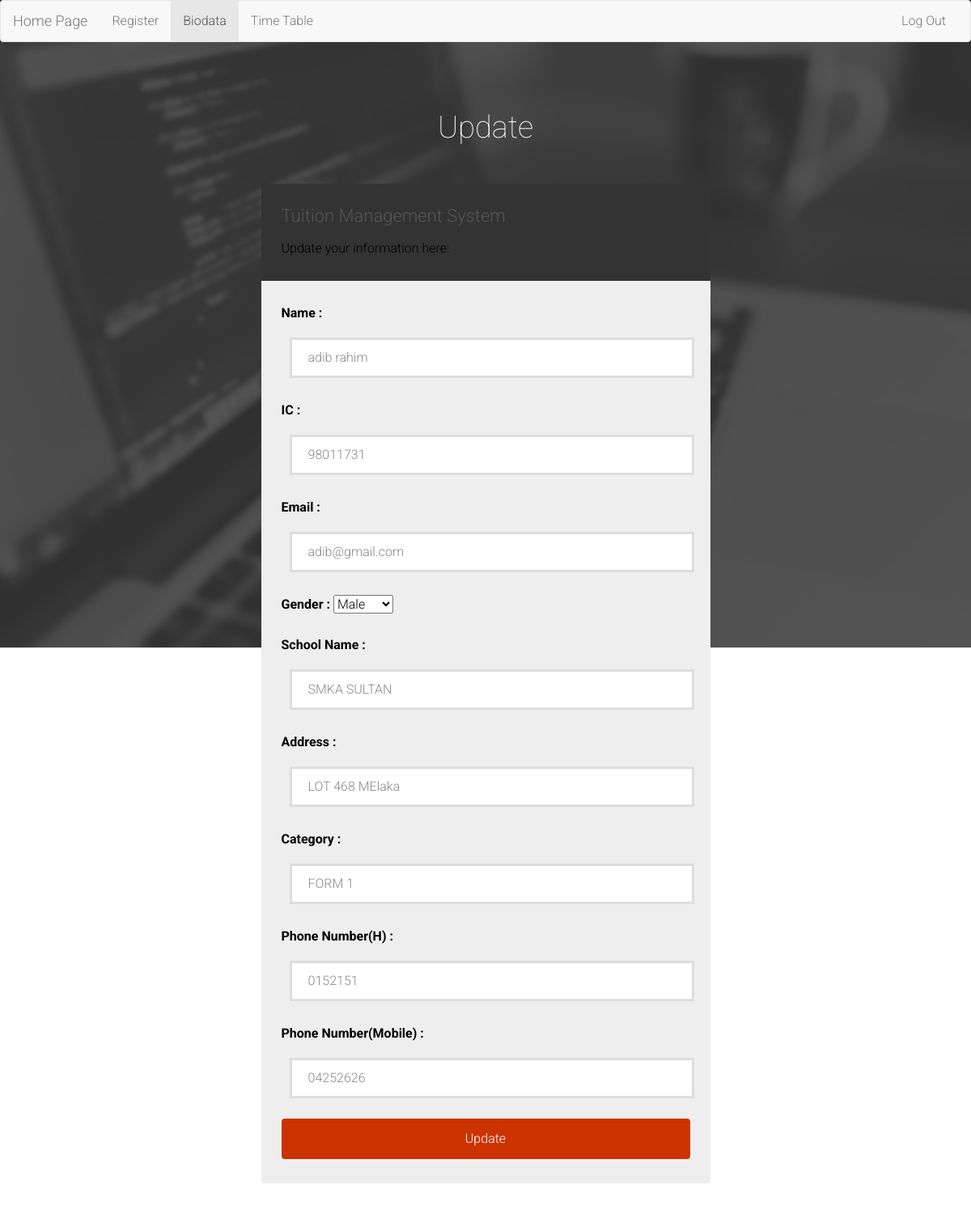
The page /Tuition/student/update-stu.php?form-email=adib@gmail.com on the database its author committed.
### tables this page shows
CREATE TABLE `student` (
  `Stu_Email` varchar(50) NOT NULL,
  `Stu_Password` varchar(50) NOT NULL,
  `Stu_IC` varchar(14) NOT NULL,
  `Stu_Name` varchar(40) NOT NULL,
  `Stu_Sex` char(1) NOT NULL,
  `Stu_SchoolName` varchar(30) NOT NULL,
  `Stu_Address` varchar(70) NOT NULL,
  `Stu_Category` varchar(10) NOT NULL,
  `Stu_Num_H` varchar(10) NOT NULL,
  `Stu_Num_Hp` varchar(13) NOT NULL
);

### Tuition/student/update-stu.php (the view, shortened to what this page needs)
<!DOCTYPE html>
<html lang="en">
    <?php
    $email = $_GET['form-email'];
    ?>
<head>
    	<nav class="navbar navbar-default"  >
  	<div class="container-fluid" >
    <div class="navbar-header" >
      <a class="navbar-brand" href="home-page.php?form-email=<?php echo $email;?>">Home Page</a>
    </div>
    <div class="collapse navbar-collapse" id="bs-example-navbar-collapse-1">
      <ul class="nav navbar-nav">
        <li><a href="main-stu.php?form-email=<?php echo $email;?>">Register</a></li>
        <li class="active"><a href="main-stu1.php?form-email=<?php echo $email;?>">Biodata<span class="sr-only">(current)</span></a></li>
        <li><a href="main-stu2.php?form-email=<?php echo $email;?>">Time Table</a></li>
      </ul>
      <ul class="nav navbar-nav navbar-right">
          <li><a href="../home-page.php">Log Out</a></li>
        </ul>
  </div>
</nav>
        <link rel="stylesheet" href="assets/bootstrap/css/bootstrap.min.css">
        <link rel="stylesheet" href="assets/font-awesome/css/font-awesome.min.css">
		<link rel="stylesheet" href="assets/css/form-elements.css">
        <link rel="stylesheet" href="assets/css/style.css">
    </head>
    <body>
            <?php
             include "dbconnect.php";
             $sql = "select * from student where Stu_Email='$email'";
             $result = mysqli_query($db, $sql);
             $row = mysqli_fetch_assoc($result)
            ?>
        <div class="top-content">
            <div class="inner-bg">
                <div class="container">
                    <div class="row">
                        <div class="col-sm-8 col-sm-offset-2 text">
                            <h1>Update</h1>
                        </div>
                    </div>
                    <div class="row">
                        <div class="col-sm-6 col-sm-offset-3 form-box">
                        	<div class="form-top">
                        		<div class="form-top-left">
                        			<h3>Tuition Management System</h3>
                            		<p>Update your information here:</p>
                        		</div>
                            </div>
                            <div class="form-bottom">
			                    <form role="form" action="update.php?form-email=<?php echo $email;?>" method="post" class="login-form">
			                    	<div class="form-group">
			                    		<label for="form-name">Name :</label>
			                        	<input type="text" name="form-name" id="form-name" value='<?=$row['Stu_Name'];?>'>
			                        </div>
			                        <div class="form-group">
			                        	<label  for="form-ic">IC :</label>
			                        	<input type="text" name="form-ic"id="form-ic" value='<?=$row['Stu_IC'];?>'>
			                        </div>
			                         <div class="form-group">
			                        	<label for="form-email">Email :</label>
			                        	<input type="text" name="form-email"id="form-email" value='<?=$row['Stu_Email'];?>'>
			                        </div>
			                        <div class="form-group">
			                        	 <label>Gender :</label>
  											<select id="form-gender" name="form-gender">
    											<option selected value="Male">Male</option>
  											</select>
			                        </div>
			                        <div class="form-group">
			                        	<label for="form-school">School Name :</label>
			                        	<input type="text" name="form-school" id="form-school" value='<?=$row['Stu_SchoolName'];?>'>
			                        </div>
			                        <div class="form-group">
                                        <label for="form-add">Address :</label>
                                        <input type="text" name="form-address" id="form-address" value='<?=$row['Stu_Address'];?>'>
			                        </div>
			                        <div class="form-group">
			                        	<label for="form-category">Category :</label>
			                        	<input type="text" name="form-category" id="form-category" value='<?=$row['Stu_Category'];?>'>
			                        </div>
			                        <div class="form-group">
			                        	<label for="form-phoneHome">Phone Number(H) :</label>
			                        	<input type="text" name="form-phoneHome"id="form-phoneHome" value='<?=$row['Stu_Num_H'];?>'>
			                        </div>
			                        <div class="form-group">
			                        	<label for="form-phoneMobile">Phone Number(Mobile) :</label>
			                        	<input type="text" name="form-phoneMobile"id="form-phoneMobile" value='<?=$row['Stu_Num_Hp'];?>' >
			                        </div>
			                        <button type="submit" class="btn" style="background: #C30">Update</button>
			                    </form>
		                    </div>
                        </div>
                    </div>
    </body>
</html>

### Tuition/student/assets/css/form-elements.css (style rules this page uses)
input[type="text"], input[type="password"], textarea, textarea.form-control { height: 50px; margin: 10px; padding: 0 20px; vertical-align: middle; background: #fff; border: 3px solid #ddd; font-family: 'Roboto', sans-serif; font-size: 16px; font-weight: 300; line-height: 50px; color: #888; }
button.btn { height: 50px; margin: inherit; padding: 0 20px; border: 0; font-family: 'Roboto', sans-serif; font-size: 16px; font-weight: 300; line-height: 50px; color: #fff; -moz-border-radius: 4px; -webkit-border-radius: 4px; border-radius: 4px; text-shadow: none; -moz-box-shadow: none; -webkit-box-shadow: none; box-shadow: none; -o-transition: all .3s; -moz-transition: all .3s; -webkit-transition: all .3s; -ms-transition: all .3s; transition: all .3s; }

### Tuition/student/assets/css/style.css (style rules this page uses)
body { font-family: 'Roboto', sans-serif; font-size: 16px; font-weight: 300; color: #000; line-height: 30px; text-align: center; background-color: #FFF; }
a, a:hover, a:focus { color: #4aaf51; text-decoration: none; -o-transition: all .3s; -moz-transition: all .3s; -webkit-transition: all .3s; -ms-transition: all .3s; transition: all .3s; }
h1, h2 { margin-top: 10px; font-size: 38px; font-weight: 100; color: #FFF; line-height: 50px; }
h3 { font-size: 22px; font-weight: 300; color: #555; line-height: 30px; }
.inner-bg { padding: 50px 0 170px 0; }
.top-content .text { color: #fff; }
.top-content .text h1 { color: #fff; }
.form-box { margin-top: 35px; }
.form-top { overflow: hidden; padding: 0 25px 15px 25px; background: #333; -moz-border-radius: 4px 4px 0 0; -webkit-border-radius: 4px 4px 0 0; border-radius: 4px 4px 0 0; text-align: left; }
.form-top-left { float: left; width: 75%; padding-top: 25px; }
.form-top-left h3 { margin-top: 0; }
.form-bottom { padding: 25px 25px 30px 25px; background: #eee; -moz-border-radius: 0 0 4px 4px; -webkit-border-radius: 0 0 4px 4px; border-radius: 0 0 4px 4px; text-align: left; }
.form-bottom form input { width: 500px; }
.form-bottom form button.btn { width: 100%; }

### rows shown on the page
student: form-name "adib rahim", form-ic "98011731", form-email "adib@gmail.com", form-school "SMKA SULTAN", form-address "LOT 468 MElaka", form-category "FORM 1", form-phoneHome "0152151", form-phoneMobile "04252626"
